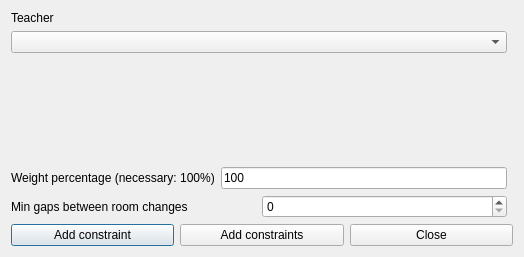
<?xml version="1.0" encoding="UTF-8"?>
<ui version="4.0">
 <class>AddConstraintTeacherMinGapsBetweenRoomChangesForm_template</class>
 <widget class="QDialog" name="AddConstraintTeacherMinGapsBetweenRoomChangesForm_template">
  <property name="geometry">
   <rect>
    <x>0</x>
    <y>0</y>
    <width>524</width>
    <height>257</height>
   </rect>
  </property>
  <property name="windowTitle">
   <string extracomment="This is the title of the dialog to add a new constraint of this type">Add teacher min gaps between room changes</string>
  </property>
  <layout class="QGridLayout">
   <item row="4" column="0" colspan="2">
    <layout class="QHBoxLayout">
     <item>
      <widget class="QPushButton" name="addConstraintPushButton">
       <property name="text">
        <string>Add constraint</string>
       </property>
      </widget>
     </item>
     <item>
      <widget class="QPushButton" name="addConstraintsPushButton">
       <property name="text">
        <string>Add constraints</string>
       </property>
      </widget>
     </item>
     <item>
      <widget class="QPushButton" name="closePushButton">
       <property name="text">
        <string>Close</string>
       </property>
      </widget>
     </item>
    </layout>
   </item>
   <item row="0" column="0">
    <layout class="QVBoxLayout">
     <item>
      <widget class="QLabel" name="studentsTextLabel">
       <property name="frameShape">
        <enum>QFrame::NoFrame</enum>
       </property>
       <property name="frameShadow">
        <enum>QFrame::Plain</enum>
       </property>
       <property name="text">
        <string>Teacher</string>
       </property>
       <property name="wordWrap">
        <bool>false</bool>
       </property>
      </widget>
     </item>
     <item>
      <widget class="QComboBox" name="teachersComboBox">
       <property name="editable">
        <bool>false</bool>
       </property>
       <property name="insertPolicy">
        <enum>QComboBox::NoInsert</enum>
       </property>
       <property name="duplicatesEnabled">
        <bool>false</bool>
       </property>
      </widget>
     </item>
    </layout>
   </item>
   <item row="2" column="0">
    <layout class="QHBoxLayout">
     <item>
      <widget class="QLabel" name="weightTextLabel">
       <property name="frameShape">
        <enum>QFrame::NoFrame</enum>
       </property>
       <property name="frameShadow">
        <enum>QFrame::Plain</enum>
       </property>
       <property name="text">
        <string>Weight percentage (necessary: 100%)</string>
       </property>
       <property name="wordWrap">
        <bool>false</bool>
       </property>
      </widget>
     </item>
     <item>
      <widget class="QLineEdit" name="weightLineEdit">
       <property name="text">
        <string notr="true">100</string>
       </property>
      </widget>
     </item>
    </layout>
   </item>
   <item row="3" column="0">
    <layout class="QHBoxLayout">
     <item>
      <widget class="QLabel" name="textLabel1">
       <property name="text">
        <string>Min gaps between room changes</string>
       </property>
       <property name="wordWrap">
        <bool>false</bool>
       </property>
      </widget>
     </item>
     <item>
      <widget class="QSpinBox" name="minGapsSpinBox"/>
     </item>
    </layout>
   </item>
   <item row="1" column="0">
    <spacer name="spacer1">
     <property name="orientation">
      <enum>Qt::Vertical</enum>
     </property>
     <property name="sizeType">
      <enum>QSizePolicy::Expanding</enum>
     </property>
     <property name="sizeHint" stdset="0">
      <size>
       <width>20</width>
       <height>21</height>
      </size>
     </property>
    </spacer>
   </item>
  </layout>
 </widget>
 <layoutdefault spacing="6" margin="11"/>
 <resources/>
 <connections/>
</ui>
